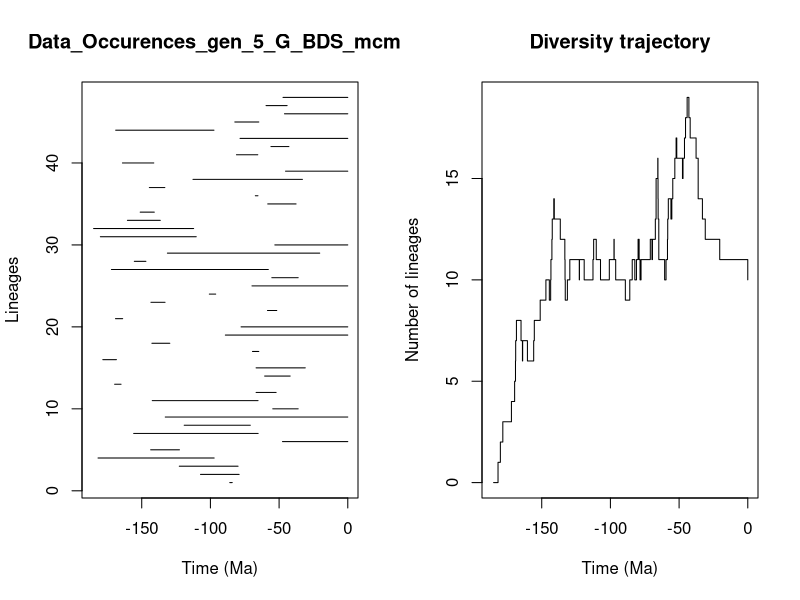

This chart was generated by the following R code:


pdf(file='../Genus/pyrate_mcmc_logs/Data_Occurences_gen_5_G_BDS_mcmc_LTT.pdf',width=0.6*20, height=0.6*10)
title = "Data_Occurences_gen_5_G_BDS_mcmc"
ts=c(85.89798827868677, 107.21458491795147,122.66047676455796,181.81082855022828,143.49980532988997,47.541134254590986,155.85765471621085,119.08796537904195,132.86950120262256,54.600149017973166,142.33962141365393,66.73556153664639,169.73142791516713,60.52354057187003,66.74212289704299,178.324619609903,69.38019827623924,142.59062797319564,89.1279477404155,77.69845772360758,169.09991731826443,58.46083436055985,143.29953335409527,100.79378205475642,69.74552938841481,55.296194326107745,172.05830548178588,155.3967087352125,131.31789367052392,53.10816419848816,180.11108273824675,185.0371640083607,160.41146306129286,151.11484663224618,58.277905072824105,67.29384290480769,144.4607512610266,112.68997116561857,45.315669507280035,164.04085990409226,81.0373799361732,55.93433509462232,78.42905069816241,168.96465768827832,82.23938096074787,46.078657460172955,59.5000425022504,47.148706090185954)
te=c(84.11822603315439, 79.08679045221062,79.85324596659939,97.26775748897454,122.53279812125709,0.0,65.25438653800808,70.96087873761985,0.0,36.113596373908415,65.32617659901639,52.17586050297412,165.0607615799779,41.933876949122805,30.950650326650425,168.4129319430196,64.78136074514214,129.55289881374696,0.0,0.0,163.87700171454168,51.693617855235466,133.02994405026604,96.15289704661576,0.0,36.11097731714469,57.844539743863315,146.95965014683514,20.419964523785175,0.0,110.29915161749933,112.20443708738159,136.48707093945788,140.8478519015244,37.63501403970907,65.39855426310812,133.17670780716088,33.023743614433805,0.0,141.22477862413643,65.51127892930677,42.86928000537576,0.0,97.4109193690528,64.76978739296139,0.0,44.143740810356185,0.0)
div_traj=c(0, 1,2,3,4,5,6,7,8,7,6,7,6,7,8,9,10,9,10,11,12,13,14,13,12,11,10,9,10,11,10,11,10,11,12,11,10,11,12,11,10,9,10,11,10,11,12,11,10,11,12,11,12,13,14,15,16,15,14,13,12,11,10,11,12,13,14,13,14,15,16,17,16,15,16,17,18,19,18,17,16,15,14,13,12,11,10)
time_events=c(185.0371640083607, 181.81082855022828,180.11108273824675,178.324619609903,172.05830548178588,169.73142791516713,169.09991731826443,168.96465768827832,168.4129319430196,165.0607615799779,164.04085990409226,163.87700171454168,160.41146306129286,155.85765471621085,155.3967087352125,151.11484663224618,146.95965014683514,144.4607512610266,143.49980532988997,143.29953335409527,142.59062797319564,142.33962141365393,141.22477862413643,140.8478519015244,136.48707093945788,133.17670780716088,133.02994405026604,132.86950120262256,131.31789367052392,129.55289881374696,122.66047676455796,122.53279812125709,119.08796537904195,112.68997116561857,112.20443708738159,110.29915161749933,107.21458491795147,100.79378205475642,97.4109193690528,97.26775748897454,96.15289704661576,89.1279477404155,85.89798827868677,84.11822603315439,82.23938096074787,81.0373799361732,79.85324596659939,79.08679045221062,78.42905069816241,77.69845772360758,70.96087873761985,69.74552938841481,69.38019827623924,67.29384290480769,66.74212289704299,66.73556153664639,65.51127892930677,65.39855426310812,65.32617659901639,65.25438653800808,64.78136074514214,64.76978739296139,60.52354057187003,59.5000425022504,58.46083436055985,58.277905072824105,57.844539743863315,55.93433509462232,55.296194326107745,54.600149017973166,53.10816419848816,52.17586050297412,51.693617855235466,47.541134254590986,47.148706090185954,46.078657460172955,45.315669507280035,44.143740810356185,42.86928000537576,41.933876949122805,37.63501403970907,36.113596373908415,36.11097731714469,33.023743614433805,30.950650326650425,20.419964523785175,0.0)
                par(mfrow=c(1,2))
                L = length(ts)
                plot(ts, 1:L , xlim=c(-max(ts)-1,0), pch=20, type="n", main=title,xlab="Time (Ma)",ylab="Lineages")
                for (i in 1:L){segments(x0=-te[i],y0=i,x1=-ts[i],y1=i)}    
                t = -time_events
                plot(div_traj ~ t,type="s", main = "Diversity trajectory",xlab="Time (Ma)",ylab="Number of lineages",xlim=c(-max(ts)-1,0))
                abline(v=c(65,200,251,367,445),lty=2,col="gray")
                
